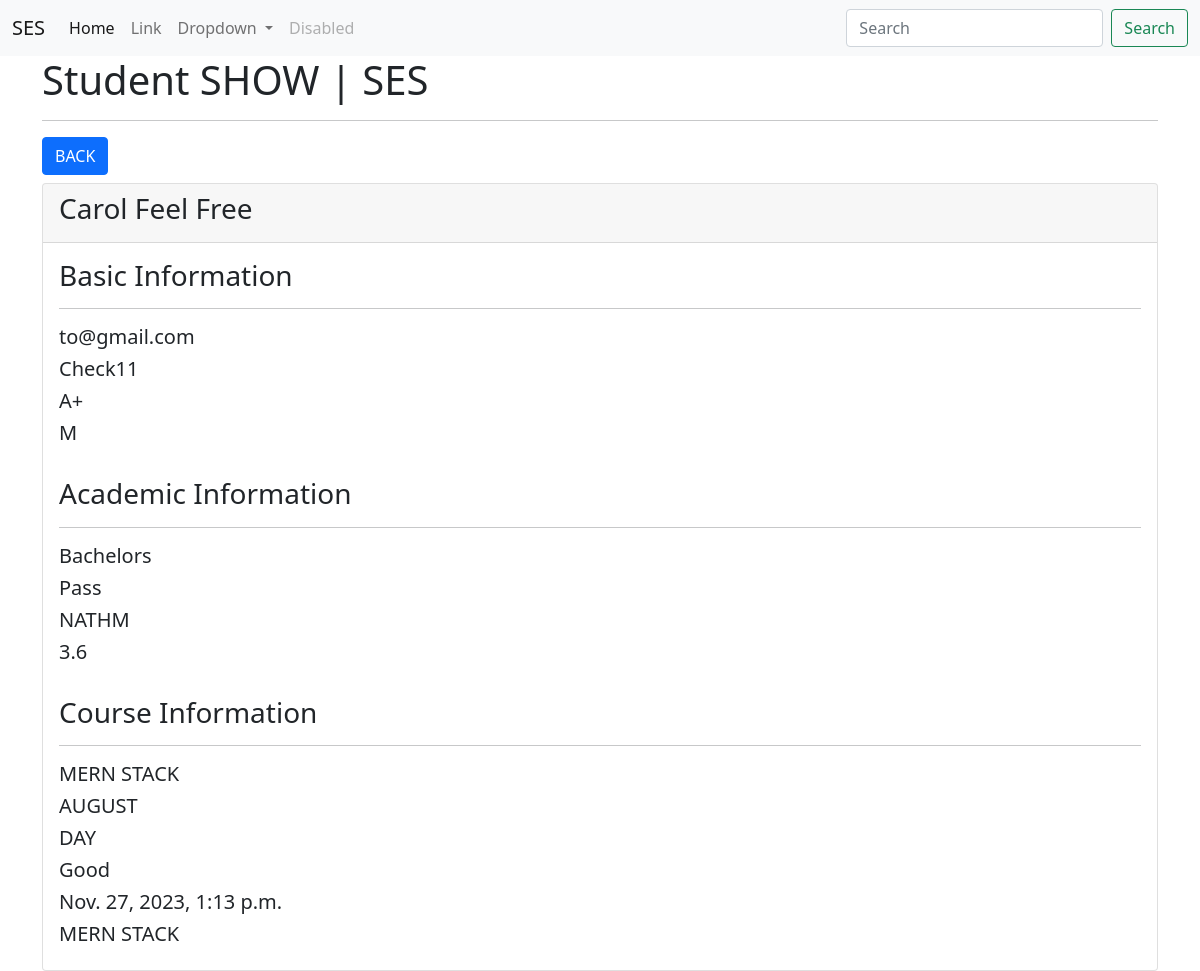
The page /ses/students/show/1/ (signed in) on the database its author committed.
### studentMgmtApp/models.py (models this page shows, shortened)
class Student(models.Model):
    first_name = models.CharField(max_length=100)
    middle_name = models.CharField(max_length=100, null=True, blank=True)
    last_name = models.CharField(max_length=100)
    email = models.EmailField()
    contact = models.CharField(max_length=100)
    gender = models.CharField(max_length=100)
    blood_group = models.CharField(max_length=100)
    academic_level = models.CharField(max_length=200)
    academic_status = models.CharField(max_length=100)
    academic_org = models.CharField(max_length=200)
    academic_score = models.CharField(max_length=200, null=True, blank=True)
    course = models.ForeignKey(Course, on_delete=models.CASCADE)
    intake = models.CharField(max_length=200, null=True, blank=True)
    shift = models.CharField(max_length=100, null=True, blank=True)
    remarks = models.CharField(max_length=200)
    visited_at = models.DateTimeField(default=datetime.now())
    class Meta:
        db_table = "app_students"

class Course(models.Model):
    title = models.CharField(max_length=200)
    code = models.CharField(max_length=20)
    def __str__(self):
        return self.title
    class Meta:
        db_table = "app_courses"

### studentMgmtApp/views.py (the view)
# urls.py: path("students/show/<int:id>/", views.student_show, name="students.show"),
def student_show(request, id):
    if not request.session.has_key("session_email"):
        return redirect("users.login")
    data = Student.objects.get(id=id)
    context = {"data": data}
    return render(request, "students/show.html", context)

### studentMgmtApp/templates/students/show.html (shortened to what this page needs)
{% extends "layouts/base.html" %}
{% load static %}
{% block body_content %}
<div class="container">
    <h1>Student SHOW | SES</h1>
    <hr>
    <a href="{% url 'students.index' %}" class="btn btn-primary mb-2">BACK</a>
    <div class="card">
        <div class="card-header">
            <h3>{{ data.first_name }} {{ data.middle_name }} {{ data.last_name }}</h3>
        </div>
        <div class="card-body">
            <h3>Basic Information</h3>
            <hr>
            <h5>{{ data.email }}</h5>
            <h5>{{ data.contact }}</h5>
            <h5>{{ data.blood_group }}</h5>
            <h5>{{ data.gender }}</h5>
            <br>
            <h3>Academic Information</h3>
            <hr>
            <h5>{{ data.academic_level }}</h5>
            <h5>{{ data.academic_status }}</h5>
            <h5>{{ data.academic_org }}</h5>
            <h5>{{ data.academic_score }}</h5>
            <br>
            <h3>Course Information</h3>
            <hr>
            <h5>{{ data.course }}</h5>
            <h5>{{ data.intake }}</h5>
            <h5>{{ data.shift }}</h5>
            <h5>{{ data.remarks }}</h5>
            <h5>{{ data.visited_at }}</h5>
            <h5>{{ data.course }}</h5>
        </div>
    </div>
</div>
{% endblock %}

### rows shown on the page
Student: first_name "Carol", middle_name "Feel", last_name "Free", email "to@gmail.com", contact "Check11", blood_group "A+", gender "M", academic_level "Bachelors", academic_status "Pass", academic_org "NATHM", academic_score "3.6", course "MERN STACK", intake "AUGUST", shift "DAY", remarks "Good", visited_at "Nov. 27, 2023, 1:13 p.m."
